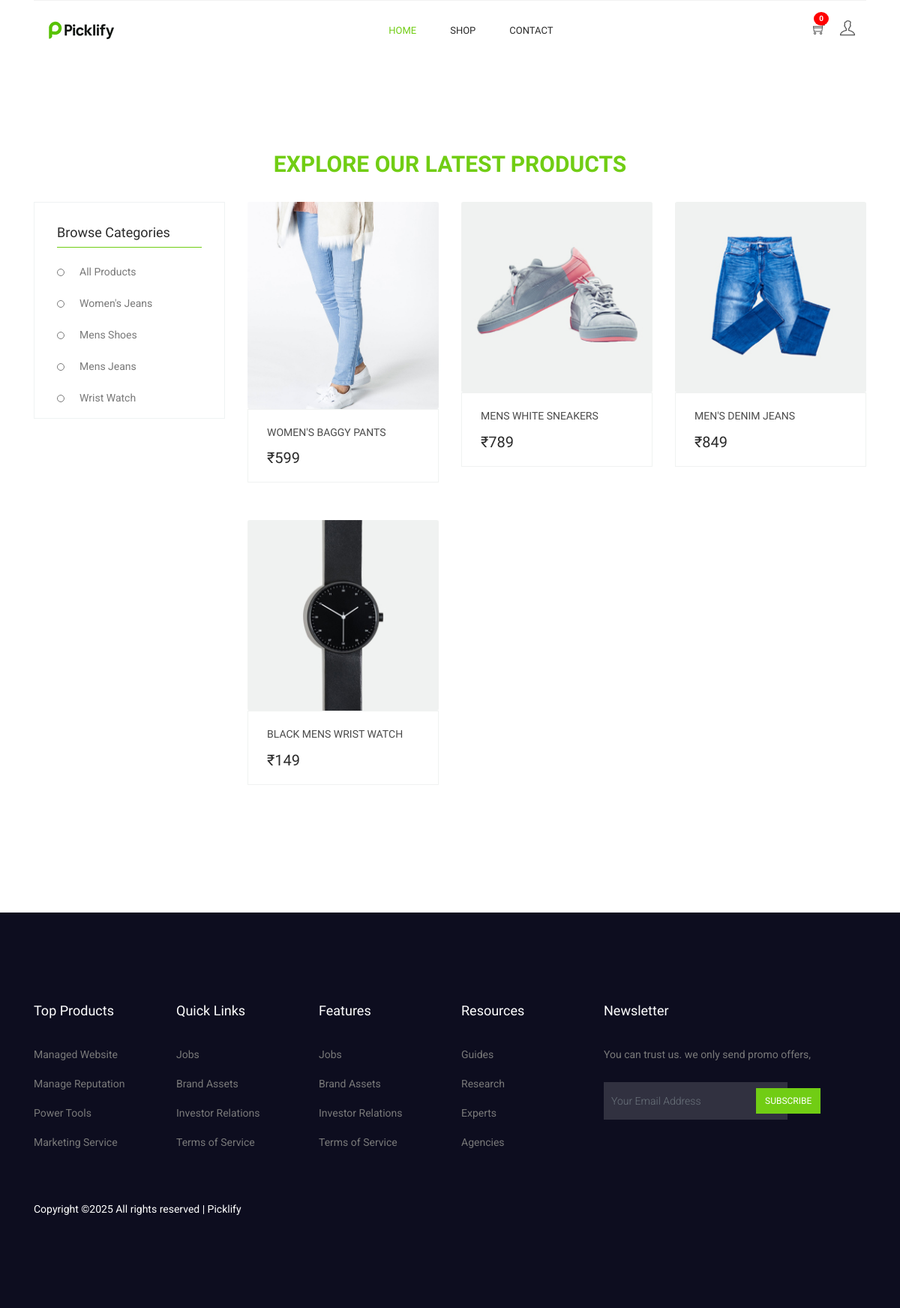
/product/, run on an earlier commit of the app's database.
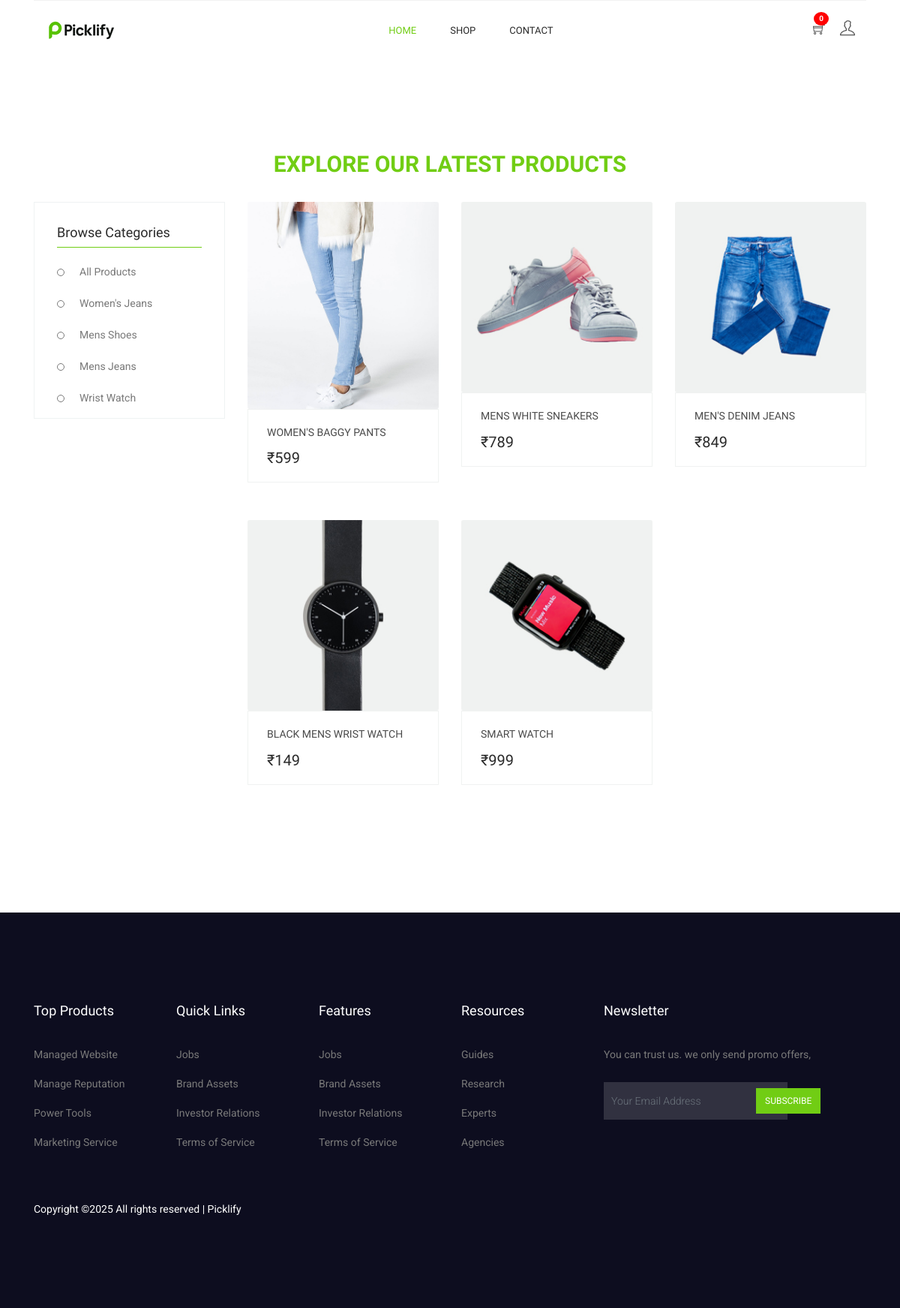
And on a later commit of the database.
### products/models.py (models this page shows, shortened)
class Category(BaseModel):
    category_name = models.CharField(max_length=100)
    slug = models.SlugField(unique=True, null=True, blank=True)
    category_image = models.ImageField(upload_to="categories")

class Product(BaseModel):
    product_name = models.CharField(max_length=100)
    slug = models.SlugField(unique=True, null=True, blank=True)
    category = models.ForeignKey(Category, on_delete=models.CASCADE, related_name="products")
    price = models.IntegerField()
    product_description = models.TextField()
    color_variant = models.ManyToManyField(ColorVariant, blank=True)
    size_variant = models.ManyToManyField(SizeVariant, blank=True)

class ProductImage(BaseModel):
    product = models.ForeignKey(Product, on_delete=models.CASCADE, related_name="product_images")
    image = models.ImageField(upload_to="product")

### products/views.py (the view)
# urls.py: path('', product_list_or_category, name='product_list'),
def product_list_or_category(request, slug=None):
    categories = Category.objects.all()
    if slug:
        selected_category = get_object_or_404(Category, slug=slug)
        products = Product.objects.filter(category=selected_category)
    else:
        selected_category = None
        products = Product.objects.all()
    return render(request, 'product/category.html', {
        'categories': categories,
        'products': products,
        'selected_category': selected_category,
    })

### templates/product/category.html (shortened to what this page needs)
{% extends 'base/base.html' %}
{% load static %}
{% block content %}
<section class="cat_product_area section_gap">
  <div class="container">
    <div class="row mb-4">
      <div class="col-12 text-center">
        <h2 class="section-title">
          {% if selected_category %}
            {{ selected_category.category_name }} Collection
          {% else %}
            Explore Our Latest Products
          {% endif %}
        </h2>
      </div>
    </div>
    <div class="row">
      <div class="col-lg-3">
        <div class="left_sidebar_area">
          <aside class="left_widgets p_filter_widgets">
            <div class="l_w_title">
              <h3>Browse Categories</h3>
            </div>
            <div class="widgets_inner">
              <ul class="list">
                <li>
                  <a href="{% url 'product_list' %}" {% if not selected_category %}class="active"{% endif %}>
                    All Products
                  </a>
                </li>
                {% for category in categories %}
                  {% if category.slug %}
                    <li>
                      <a href="{% url 'category_products' category.slug %}" {% if selected_category and category.slug == selected_category.slug %}class="active"{% endif %}>
                        {{ category.category_name }}
                      </a>
                    </li>
                  {% endif %}
                {% empty %}
                  <li>No categories found.</li>
                {% endfor %}
              </ul>
            </div>
          </aside>
        </div>
      </div>
      <div class="col-lg-9">
        <div class="row">
          {% for product in products %}
          <div class="col-lg-4 col-md-6">
            <div class="single-product">
              <div class="product-img">
                {% with product.product_images.first as image %}
                  {% if image %}
                    <img class="card-img" src="{{ image.image.url }}" alt="{{ product.product_name }}" />
                  {% else %}
                    <img class="card-img" src="{% static 'img/no-image.jpg' %}" alt="No Image" />
                  {% endif %}
                {% endwith %}
              </div>
              <div class="product-btm">
                <a href="{% url 'get_product' product.slug %}" class="d-block">
                  <h4>{{ product.product_name }}</h4>
                </a>
                <div class="mt-3">
                  <span class="mr-4">₹{{ product.price }}</span>
                </div>
              </div>
            </div>
          </div>
          {% empty %}
          <div class="col-12">
            <p>No products available{% if selected_category %} in this category{% endif %}.</p>
          </div>
          {% endfor %}
        </div>
      </div>
    </div>
  </div>
</section>
{% endblock %}

### templates/base/base.html (shortened to what this page needs)
{% load static %}
<!DOCTYPE html>
<html lang="en">
<head>
  <link rel="stylesheet" href="{% static "css/bootstrap.css" %}" />
  <link rel="stylesheet" href="{% static "vendors/linericon/style.css" %}" />
  <link rel="stylesheet" href="{% static "css/font-awesome.min.css" %}" />
  <link rel="stylesheet" href="{% static "css/themify-icons.css" %}" />
  <link rel="stylesheet" href="{% static 'css/flaticon.css' %}" />
  <link rel="stylesheet" href="{% static 'vendors/owl-carousel/owl.carousel.min.css' %}" />
  <link rel="stylesheet" href="{% static 'vendors/lightbox/simpleLightbox.css' %}" />
  <link rel="stylesheet" href="{% static 'vendors/nice-select/css/nice-select.css' %}" />
  <link rel="stylesheet" href="{% static 'vendors/animate-css/animate.css' %}" />
  <link rel="stylesheet" href="{% static 'vendors/jquery-ui/jquery-ui.css' %}" />
  <link rel="stylesheet" href="{% static 'css/style.css' %}" />
  <link rel="stylesheet" href="{% static 'css/responsive.css' %}" />
</head>
<body>
  <header class="header_area">
    <div class="main_menu">
      <div class="container">
        <nav class="navbar navbar-expand-lg navbar-light w-100">
          <a class="navbar-brand logo_h" href="{% url "index" %}">
            <img src="{% static "img/main_logo.png" %}" alt="" />
          </a>
          <div class="collapse navbar-collapse offset w-100" id="navbarSupportedContent">
            <div class="row w-100 mr-0">
              <div class="col-lg-7 pr-0">
                <ul class="nav navbar-nav center_nav pull-right">
                  <li class="nav-item active">
                    <a class="nav-link" href="{% url "index" %}">Home</a>
                  </li>
                  <li class="nav-item submenu dropdown">
                    <a href="#" class="nav-link dropdown-toggle" data-toggle="dropdown" role="button" aria-haspopup="true"
                      aria-expanded="false">Shop</a>
                  </li>
                  <li class="nav-item">
                    <a class="nav-link" href="{% url "contact" %}">Contact</a>
                  </li>
                </ul>
              </div>
              <div class="col-lg-5 pr-0">
                <ul class="nav navbar-nav navbar-right right_nav pull-right">
                  <li class="nav-item">
                    {% if request.user.is_authenticated %}
                    <a href="{% url 'cart' %}" class="icons" style="position: relative;">
                        <i class="ti-shopping-cart icon-large"></i>
                        <span id="cartBadge" class="badge">{{request.user.profile.get_cart_count}}</span>
                    </a>
                    {% else %}
                    <a href="{% url 'cart' %}" class="icons" style="position: relative;">
                        <i class="ti-shopping-cart"></i>
                        <span id="cartBadge" class="badge">0</span>
                    </a>
                    {% endif %}
                  </li>
                  <li class="nav-item">
                    {% if request.user.is_authenticated %}
                      <a href="{% url 'logout' %}" class="icons" title="Logout">
                        <i class="ti-power-off icon-large" aria-hidden="true"></i>
                      </a>
                    {% else %}
                      <a href="{% url 'register' %}" class="icons">
                        <i class="ti-user icon-large" aria-hidden="true"></i>
                      </a>
                    {% endif %}
                  </li>
                </ul>
              </div>
            </div>
          </div>
        </nav>
      </div>
    </div>
  </header>
  <main>
    {% block content %} {% endblock %}
  </main>
  {% include 'base/footer.html' %}

### templates/base/footer.html (shortened to what this page needs)
{% load static %}
<footer class="footer-area section_gap">
    <div class="container">
      <div class="row">
        <div class="col-lg-2 col-md-6 single-footer-widget">
          <h4>Top Products</h4>
          <ul>
            <li><a href="#">Managed Website</a></li>
            <li><a href="#">Manage Reputation</a></li>
            <li><a href="#">Power Tools</a></li>
            <li><a href="#">Marketing Service</a></li>
          </ul>
        </div>
        <div class="col-lg-2 col-md-6 single-footer-widget">
          <h4>Quick Links</h4>
          <ul>
            <li><a href="#">Jobs</a></li>
            <li><a href="#">Brand Assets</a></li>
            <li><a href="#">Investor Relations</a></li>
            <li><a href="#">Terms of Service</a></li>
          </ul>
        </div>
        <div class="col-lg-2 col-md-6 single-footer-widget">
          <h4>Features</h4>
          <ul>
            <li><a href="#">Jobs</a></li>
            <li><a href="#">Brand Assets</a></li>
            <li><a href="#">Investor Relations</a></li>
            <li><a href="#">Terms of Service</a></li>
          </ul>
        </div>
        <div class="col-lg-2 col-md-6 single-footer-widget">
          <h4>Resources</h4>
          <ul>
            <li><a href="#">Guides</a></li>
            <li><a href="#">Research</a></li>
            <li><a href="#">Experts</a></li>
            <li><a href="#">Agencies</a></li>
          </ul>
        </div>
        <div class="col-lg-4 col-md-6 single-footer-widget">
          <h4>Newsletter</h4>
          <p>You can trust us. we only send promo offers,</p>
          <div class="form-wrap" id="mc_embed_signup">
            <form target="_blank" action="https://spondonit.us12.list-manage.com/subscribe/post?u=1462626880ade1ac87bd9c93a&amp;id=92a4423d01"
              method="get" class="form-inline">
              <input class="form-control" name="EMAIL" placeholder="Your Email Address" onfocus="this.placeholder = ''"
                onblur="this.placeholder = 'Your Email Address '" required="" type="email">
              <button class="click-btn btn btn-default">Subscribe</button>
            </form>
          </div>
        </div>
      </div>
      <div class="footer-bottom row align-items-center">
        <p class="footer-text m-0 col-lg-8 col-md-12">
          Copyright &copy;<script>document.write(new Date().getFullYear());</script> All rights reserved | Picklify
        </p>
      </div>
    </div>
  </footer>
</body>
</html>

### templates/base/base.html (style rules this page uses)
.icon-large { font-size: 1.25rem; }

### templates/product/category.html (style rules this page uses)
.section-title { font-size: 30px; font-weight: 700; color: #71cd14; text-transform: uppercase; }

What changed in the data, as far as the page shows it:
added Product: product_images.first.image (picture), product_name "SMART WATCH", price "999"
